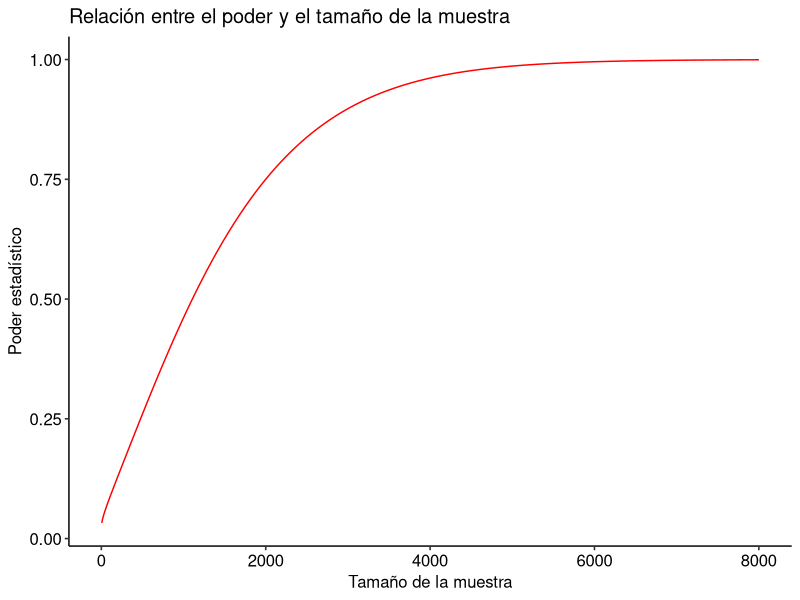

Source code (R):
library(ggpubr)

# Generar un vector con un rango para el tamaño de la muestra.
n <- seq(5, 8000, 5)

# Definir constantes
desv_est <- 6
alfa <- 0.05
tam_efecto <- 0.5

# Se calcula el poder con que se detecta el tamaño del efecto para
# cada tamaño de la muestra, asumiendo una prueba bilateral para
# una sola muestra .
poder <- power.t.test(n = n,
                      delta = tam_efecto,
                      sd = desv_est,
                      sig.level = alfa,
                      type = "two.sample",
                      alternative = "two.sided")$power

# Crear un data frame.
datos <- data.frame (n, poder)

# Graficar la curva de poder .
g <- ggplot(datos, aes(n ,poder))
g <- g + geom_line(colour = "red")
g <- g + ylab("Poder estadístico")
g <- g + xlab("Tamaño de la muestra")
g <- g + theme_pubr()
g <- g + ggtitle("Relación entre el poder y el tamaño de la muestra")

print(g)